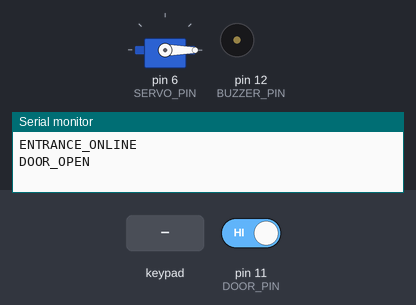
Simulated run of this sketch. Board: Arduino Uno, built with avr-gcc and run on an emulated ATmega328P. Parts: servo, buzzer (waves = sounding), the last lines printed to the serial monitor. Inputs (shaded band) come from the test bench; at power-on: pin 11 (DOOR_PIN) HIGH.

Above: at 1.7 s.
1.8 s: keypad keys 1 1 1 1 # pressed 0.4 s apart
At 3.51 s:
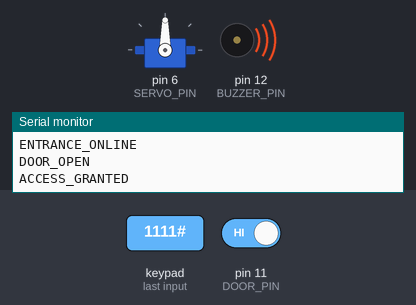
At 5.0 s:
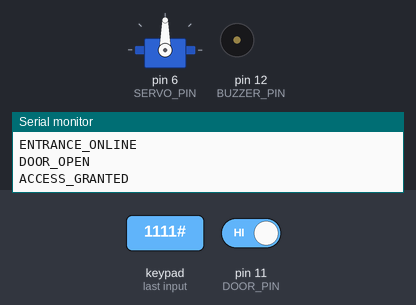
7.9 s: key '#' pressed
At 8.5 s:
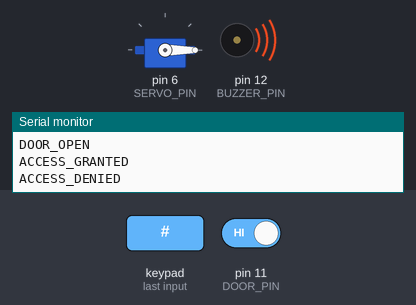
Timing chart, 0 to 10.9 s (numbered marks = the images above; inputs shaded):
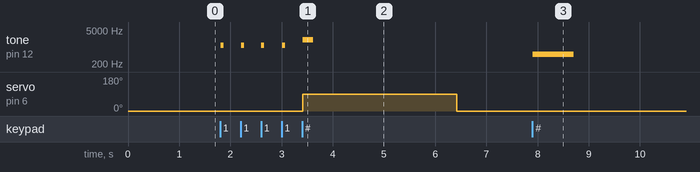

The sketch:

entrance_uno.ino
```cpp
#include <Keypad.h>
#include <Servo.h>

const int SERVO_PIN  = 6;
const int DOOR_PIN   = 11;
const int BUZZER_PIN = 12;

Servo doorServo;

const byte ROWS = 4;
const byte COLS = 4;

char keys[ROWS][COLS] = {
  {'1', '2', '3', 'A'},
  {'4', '5', '6', 'B'},
  {'7', '8', '9', 'C'},
  {'*', '0', '#', 'D'}
};

byte rowPins[ROWS] = {2, 3, 4, 5};
byte colPins[COLS] = {7, 8, 9, 10};

Keypad keypad = Keypad(
  makeKeymap(keys),
  rowPins,
  colPins,
  ROWS,
  COLS
);

String correctPIN = "1111";
String enteredPIN = "";

bool doorWasOpen = false;

void sendEvent(const char* event) {
  Serial.println(event);
}

void setup() {
  pinMode(DOOR_PIN, INPUT_PULLUP);
  pinMode(BUZZER_PIN, OUTPUT);
  digitalWrite(BUZZER_PIN, LOW);

  doorServo.attach(SERVO_PIN);
  doorServo.write(0);

  Serial.begin(9600);

  delay(500);
  sendEvent("ENTRANCE_ONLINE");
}

void loop() {
  char key = keypad.getKey();

  if (key) {
    if (key == '*') {
      enteredPIN = "";
      tone(BUZZER_PIN, 1000, 100);
      return;
    }

    if (key == '#') {
      if (enteredPIN == correctPIN) {
        sendEvent("ACCESS_GRANTED");
        tone(BUZZER_PIN, 2000, 200);
        doorServo.write(90);
        delay(3000);
        doorServo.write(0);
      } else {
        sendEvent("ACCESS_DENIED");
        tone(BUZZER_PIN, 500, 800);
      }

      enteredPIN = "";
    } else {
      if (enteredPIN.length() < 8) {
        enteredPIN += key;
        tone(BUZZER_PIN, 1200, 60);
      }
    }
  }

  bool doorOpen = digitalRead(DOOR_PIN) == HIGH;

  if (doorOpen != doorWasOpen) {
    if (doorOpen) {
      sendEvent("DOOR_OPEN");
    } else {
      sendEvent("DOOR_CLOSED");
    }

    doorWasOpen = doorOpen;
  }

  delay(20);
}
```

Measured:
- after the input at 1.8 s, tone on pin 12 (BUZZER_PIN): plays 1200 Hz for 0.06 s, 1200 Hz for 0.06 s, 1200 Hz for 0.06 s, 1200 Hz for 0.06 s, 2000 Hz for 0.20 s, starting at once; servo on pin 6 (SERVO_PIN): 0° → 90° after 1.6 s, → 0° 3.0 s later
- after the input at 7.9 s, tone on pin 12 (BUZZER_PIN): silent → 500 Hz at once, → silent 0.80 s later
